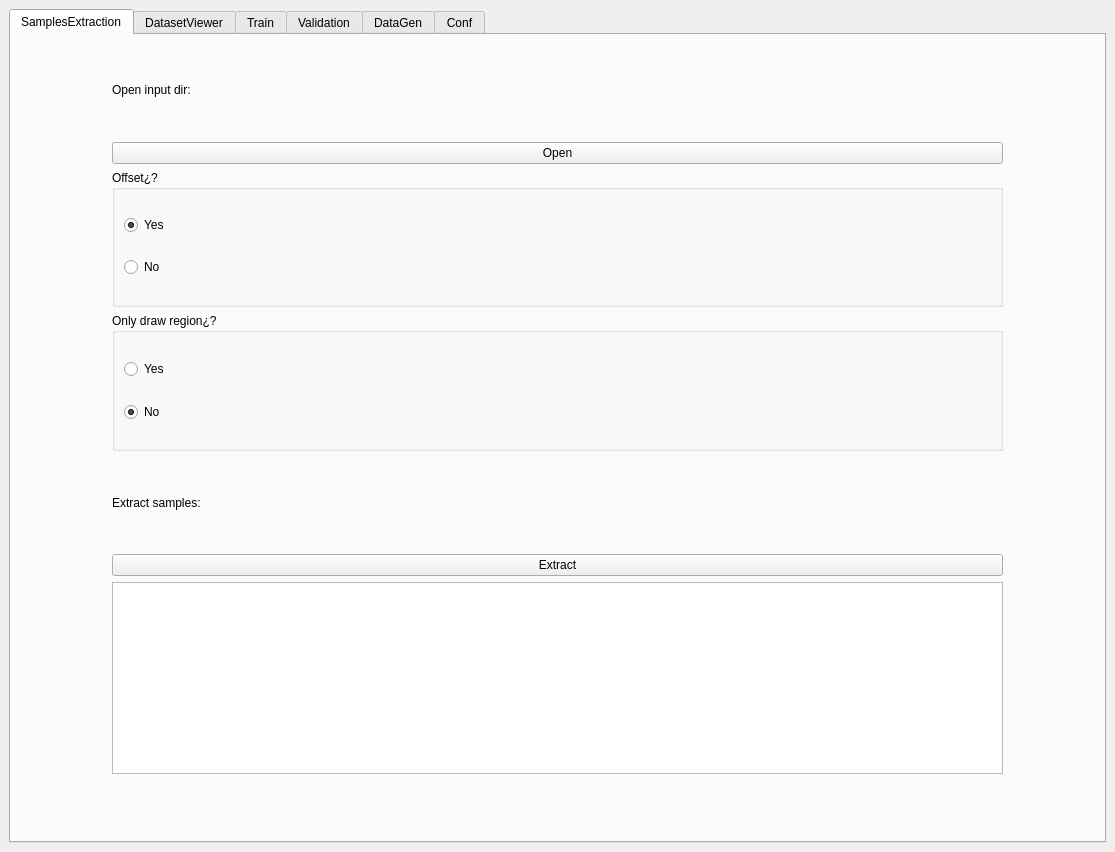
<?xml version="1.0" encoding="UTF-8"?>
<ui version="4.0">
 <class>MainWindow</class>
 <widget class="QMainWindow" name="MainWindow">
  <property name="geometry">
   <rect>
    <x>0</x>
    <y>0</y>
    <width>1115</width>
    <height>852</height>
   </rect>
  </property>
  <property name="windowTitle">
   <string>MainWindow</string>
  </property>
  <widget class="QWidget" name="centralwidget">
   <layout class="QGridLayout" name="gridLayout_2">
    <item row="0" column="0">
     <widget class="QTabWidget" name="tabWidget">
      <property name="currentIndex">
       <number>0</number>
      </property>
      <widget class="QWidget" name="tab_2">
       <property name="cursor">
        <cursorShape>ArrowCursor</cursorShape>
       </property>
       <attribute name="title">
        <string>SamplesExtraction</string>
       </attribute>
       <layout class="QVBoxLayout" name="verticalLayout" stretch="2,2,3,3,2,2,0,1">
        <property name="leftMargin">
         <number>101</number>
        </property>
        <property name="rightMargin">
         <number>101</number>
        </property>
        <property name="bottomMargin">
         <number>21</number>
        </property>
        <item>
         <widget class="QLabel" name="label_4">
          <property name="text">
           <string>Open input dir:</string>
          </property>
         </widget>
        </item>
        <item>
         <widget class="QPushButton" name="pushButton_openInput">
          <property name="text">
           <string>Open</string>
          </property>
         </widget>
        </item>
        <item>
         <widget class="QGroupBox" name="groupBox">
          <property name="title">
           <string>Offset¿?</string>
          </property>
          <layout class="QVBoxLayout" name="verticalLayout_4">
           <item>
            <widget class="QRadioButton" name="radioButto_offTrue">
             <property name="text">
              <string>Yes</string>
             </property>
             <property name="checked">
              <bool>true</bool>
             </property>
             <property name="autoExclusive">
              <bool>true</bool>
             </property>
            </widget>
           </item>
           <item>
            <widget class="QRadioButton" name="radioButton_offFalse">
             <property name="text">
              <string>No</string>
             </property>
             <property name="autoExclusive">
              <bool>true</bool>
             </property>
            </widget>
           </item>
          </layout>
         </widget>
        </item>
        <item>
         <widget class="QGroupBox" name="groupBox_2">
          <property name="title">
           <string>Only draw region¿?</string>
          </property>
          <layout class="QVBoxLayout" name="verticalLayout_5">
           <item>
            <widget class="QRadioButton" name="radioButton_drawTrue">
             <property name="text">
              <string>Yes</string>
             </property>
             <property name="autoExclusive">
              <bool>true</bool>
             </property>
            </widget>
           </item>
           <item>
            <widget class="QRadioButton" name="radioButton_drawFalse">
             <property name="text">
              <string>No</string>
             </property>
             <property name="checked">
              <bool>true</bool>
             </property>
             <property name="autoExclusive">
              <bool>true</bool>
             </property>
            </widget>
           </item>
          </layout>
         </widget>
        </item>
        <item>
         <widget class="QLabel" name="label_5">
          <property name="text">
           <string>Extract samples:</string>
          </property>
         </widget>
        </item>
        <item>
         <widget class="QPushButton" name="pushButton_extractSamples">
          <property name="text">
           <string>Extract</string>
          </property>
         </widget>
        </item>
        <item>
         <widget class="QPlainTextEdit" name="plainTextEdit_samplesExtraction"/>
        </item>
        <item>
         <spacer name="verticalSpacer_8">
          <property name="orientation">
           <enum>Qt::Vertical</enum>
          </property>
          <property name="sizeHint" stdset="0">
           <size>
            <width>20</width>
            <height>40</height>
           </size>
          </property>
         </spacer>
        </item>
       </layout>
      </widget>
      <widget class="QWidget" name="tab_3">
       <attribute name="title">
        <string>DatasetViewer</string>
       </attribute>
       <layout class="QVBoxLayout" name="verticalLayout_3" stretch="1,3,1,2,3">
        <property name="spacing">
         <number>6</number>
        </property>
        <property name="leftMargin">
         <number>101</number>
        </property>
        <property name="rightMargin">
         <number>101</number>
        </property>
        <property name="bottomMargin">
         <number>21</number>
        </property>
        <item>
         <widget class="QLabel" name="label_2">
          <property name="text">
           <string>Clases:</string>
          </property>
         </widget>
        </item>
        <item>
         <widget class="QTableWidget" name="table_Clases">
          <column>
           <property name="text">
            <string>Clases</string>
           </property>
          </column>
          <column>
           <property name="text">
            <string>Nº Imagenes</string>
           </property>
          </column>
         </widget>
        </item>
        <item>
         <widget class="QLabel" name="label_6">
          <property name="text">
           <string>Open dataset dir:</string>
          </property>
         </widget>
        </item>
        <item>
         <widget class="QPushButton" name="pushButton_openDataset">
          <property name="text">
           <string>Open</string>
          </property>
         </widget>
        </item>
        <item>
         <spacer name="verticalSpacer_7">
          <property name="orientation">
           <enum>Qt::Vertical</enum>
          </property>
          <property name="sizeHint" stdset="0">
           <size>
            <width>20</width>
            <height>40</height>
           </size>
          </property>
         </spacer>
        </item>
       </layout>
      </widget>
      <widget class="QWidget" name="tab_4">
       <attribute name="title">
        <string>Train</string>
       </attribute>
       <layout class="QVBoxLayout" name="verticalLayout_6" stretch="7,3,1,0">
        <item>
         <widget class="QGroupBox" name="groupBox_3">
          <property name="title">
           <string>Opciones de entrenamiento</string>
          </property>
          <layout class="QVBoxLayout" name="verticalLayout_7">
           <item>
            <layout class="QHBoxLayout" name="horizontalLayout_2" stretch="1,10">
             <property name="rightMargin">
              <number>900</number>
             </property>
             <item>
              <widget class="QLabel" name="label_10">
               <property name="text">
                <string>Epochs</string>
               </property>
              </widget>
             </item>
             <item>
              <widget class="QSpinBox" name="spinBox_epochs">
               <property name="minimum">
                <number>1</number>
               </property>
               <property name="maximum">
                <number>999</number>
               </property>
               <property name="value">
                <number>150</number>
               </property>
              </widget>
             </item>
            </layout>
           </item>
           <item>
            <layout class="QHBoxLayout" name="horizontalLayout_3">
             <property name="rightMargin">
              <number>900</number>
             </property>
             <item>
              <widget class="QLabel" name="label_11">
               <property name="text">
                <string>Batch Size</string>
               </property>
              </widget>
             </item>
             <item>
              <widget class="QSpinBox" name="spinBox_bs">
               <property name="minimum">
                <number>1</number>
               </property>
               <property name="maximum">
                <number>128</number>
               </property>
               <property name="value">
                <number>2</number>
               </property>
              </widget>
             </item>
            </layout>
           </item>
           <item>
            <widget class="QGroupBox" name="groupBox_4">
             <property name="title">
              <string/>
             </property>
             <layout class="QHBoxLayout" name="horizontalLayout_4">
              <item>
               <widget class="QLabel" name="label_12">
                <property name="text">
                 <string>Augmentator</string>
                </property>
               </widget>
              </item>
              <item>
               <widget class="QRadioButton" name="radioButton_aumTrue">
                <property name="text">
                 <string>True</string>
                </property>
                <property name="checked">
                 <bool>true</bool>
                </property>
                <property name="autoExclusive">
                 <bool>true</bool>
                </property>
               </widget>
              </item>
              <item>
               <widget class="QRadioButton" name="radioButton_aumFalse">
                <property name="text">
                 <string>False</string>
                </property>
                <property name="autoExclusive">
                 <bool>true</bool>
                </property>
               </widget>
              </item>
             </layout>
            </widget>
           </item>
           <item>
            <widget class="QGroupBox" name="groupBox_5">
             <property name="title">
              <string/>
             </property>
             <layout class="QHBoxLayout" name="horizontalLayout_6">
              <item>
               <widget class="QLabel" name="label_13">
                <property name="text">
                 <string>Clasificaciones</string>
                </property>
               </widget>
              </item>
              <item>
               <widget class="QRadioButton" name="radioButton_clasiTrue">
                <property name="text">
                 <string>True</string>
                </property>
                <property name="autoExclusive">
                 <bool>true</bool>
                </property>
               </widget>
              </item>
              <item>
               <widget class="QRadioButton" name="radioButton_clasiFalse">
                <property name="text">
                 <string>False</string>
                </property>
                <property name="checked">
                 <bool>true</bool>
                </property>
                <property name="autoExclusive">
                 <bool>true</bool>
                </property>
               </widget>
              </item>
             </layout>
            </widget>
           </item>
          </layout>
         </widget>
        </item>
        <item>
         <widget class="QPushButton" name="pushButton_trainStart">
          <property name="text">
           <string>Empezar entrenamiento</string>
          </property>
         </widget>
        </item>
        <item>
         <widget class="QLabel" name="label_14">
          <property name="autoFillBackground">
           <bool>false</bool>
          </property>
          <property name="text">
           <string>La aplicacion no podra utilizarse mientras se entrena!</string>
          </property>
         </widget>
        </item>
        <item>
         <widget class="QPlainTextEdit" name="plainTextEdit_trainOutput"/>
        </item>
       </layout>
      </widget>
      <widget class="QWidget" name="tab_5">
       <attribute name="title">
        <string>Validation</string>
       </attribute>
       <layout class="QVBoxLayout" name="verticalLayout_8">
        <item>
         <widget class="QLabel" name="label_16">
          <property name="text">
           <string>Open validation images dir</string>
          </property>
         </widget>
        </item>
        <item>
         <widget class="QPushButton" name="pushButton_openValDir">
          <property name="text">
           <string>Open</string>
          </property>
         </widget>
        </item>
        <item>
         <widget class="QGroupBox" name="groupBox_6">
          <property name="title">
           <string>Offset¿?</string>
          </property>
          <layout class="QHBoxLayout" name="horizontalLayout_5">
           <item>
            <widget class="QRadioButton" name="radioButton">
             <property name="text">
              <string>True</string>
             </property>
             <property name="checked">
              <bool>true</bool>
             </property>
             <property name="autoExclusive">
              <bool>true</bool>
             </property>
            </widget>
           </item>
           <item>
            <widget class="QRadioButton" name="radioButton_2">
             <property name="text">
              <string>False</string>
             </property>
             <property name="autoExclusive">
              <bool>true</bool>
             </property>
            </widget>
           </item>
          </layout>
         </widget>
        </item>
        <item>
         <widget class="QLabel" name="label_18">
          <property name="text">
           <string>Validar:</string>
          </property>
         </widget>
        </item>
        <item>
         <widget class="QPushButton" name="pushButton_validation">
          <property name="text">
           <string>Validar</string>
          </property>
         </widget>
        </item>
        <item>
         <widget class="QPlainTextEdit" name="plainTextEdit_valOutput"/>
        </item>
        <item>
         <widget class="QLabel" name="label_17">
          <property name="text">
           <string>Clasificaciones:</string>
          </property>
         </widget>
        </item>
        <item>
         <widget class="QTableWidget" name="tableWidget_validation">
          <attribute name="horizontalHeaderDefaultSectionSize">
           <number>190</number>
          </attribute>
          <column>
           <property name="text">
            <string>Clases detectadas</string>
           </property>
          </column>
          <column>
           <property name="text">
            <string>Nº Imagenes</string>
           </property>
          </column>
         </widget>
        </item>
       </layout>
      </widget>
      <widget class="QWidget" name="tab_8">
       <attribute name="title">
        <string>DataGen</string>
       </attribute>
       <layout class="QGridLayout" name="gridLayout_4">
        <item row="0" column="0">
         <layout class="QVBoxLayout" name="verticalLayout_12" stretch="2,2,1,2,2,2,1,2,2,2">
          <item>
           <widget class="QLabel" name="label_57">
            <property name="text">
             <string>InputDir</string>
            </property>
           </widget>
          </item>
          <item>
           <widget class="QPushButton" name="pushButton">
            <property name="text">
             <string>Change</string>
            </property>
           </widget>
          </item>
          <item>
           <widget class="QLabel" name="label_48">
            <property name="text">
             <string>Actual Dir:</string>
            </property>
           </widget>
          </item>
          <item>
           <widget class="QPushButton" name="pushButton_3">
            <property name="text">
             <string>Open Input Dir</string>
            </property>
           </widget>
          </item>
          <item>
           <widget class="QLabel" name="label_58">
            <property name="text">
             <string>OutputDir</string>
            </property>
           </widget>
          </item>
          <item>
           <widget class="QPushButton" name="pushButton_2">
            <property name="text">
             <string>Change</string>
            </property>
           </widget>
          </item>
          <item>
           <widget class="QLabel" name="label_60">
            <property name="text">
             <string>Actual Dir:</string>
            </property>
           </widget>
          </item>
          <item>
           <widget class="QPushButton" name="pushButton_4">
            <property name="text">
             <string>Open OutputDir</string>
            </property>
           </widget>
          </item>
          <item>
           <spacer name="verticalSpacer_11">
            <property name="orientation">
             <enum>Qt::Vertical</enum>
            </property>
            <property name="sizeHint" stdset="0">
             <size>
              <width>20</width>
              <height>40</height>
             </size>
            </property>
           </spacer>
          </item>
          <item>
           <widget class="QPushButton" name="pushButton_5">
            <property name="text">
             <string>PushButton</string>
            </property>
           </widget>
          </item>
         </layout>
        </item>
       </layout>
      </widget>
      <widget class="QWidget" name="tab">
       <attribute name="title">
        <string>Conf</string>
       </attribute>
       <layout class="QGridLayout" name="gridLayout">
        <item row="0" column="0">
         <layout class="QHBoxLayout" name="horizontalLayout">
          <item>
           <layout class="QVBoxLayout" name="verticalLayout_2">
            <item>
             <widget class="QLabel" name="label_7">
              <property name="styleSheet">
               <string notr="true">font: 18pt &quot;Ubuntu&quot;;</string>
              </property>
              <property name="text">
               <string>Nombre:</string>
              </property>
             </widget>
            </item>
            <item>
             <widget class="QLineEdit" name="lineEdit_netName"/>
            </item>
            <item>
             <widget class="QLabel" name="label">
              <property name="styleSheet">
               <string notr="true">font: 18pt &quot;Ubuntu&quot;;</string>
              </property>
              <property name="text">
               <string>Rutas:</string>
              </property>
             </widget>
            </item>
            <item>
             <widget class="QLabel" name="label_8">
              <property name="styleSheet">
               <string notr="true">font: 13pt &quot;Ubuntu&quot;;</string>
              </property>
              <property name="text">
               <string>Model:</string>
              </property>
             </widget>
            </item>
            <item>
             <widget class="QPushButton" name="pushButton_modelPath">
              <property name="text">
               <string>Select Dir</string>
              </property>
             </widget>
            </item>
            <item>
             <widget class="QLabel" name="label_9">
              <property name="text">
               <string>Actual dir:</string>
              </property>
             </widget>
            </item>
            <item>
             <widget class="QLabel" name="label_3">
              <property name="styleSheet">
               <string notr="true">font: 13pt &quot;Ubuntu&quot;;</string>
              </property>
              <property name="text">
               <string>Patterns:</string>
              </property>
             </widget>
            </item>
            <item>
             <widget class="QPushButton" name="pushButton_pat">
              <property name="text">
               <string>Select Dir</string>
              </property>
             </widget>
            </item>
            <item>
             <widget class="QLabel" name="label_Pat">
              <property name="text">
               <string>Actual dir:</string>
              </property>
             </widget>
            </item>
            <item>
             <spacer name="verticalSpacer_6">
              <property name="orientation">
               <enum>Qt::Vertical</enum>
              </property>
              <property name="sizeHint" stdset="0">
               <size>
                <width>20</width>
                <height>40</height>
               </size>
              </property>
             </spacer>
            </item>
            <item>
             <widget class="QLabel" name="label_Ref">
              <property name="styleSheet">
               <string notr="true">font: 13pt &quot;Ubuntu&quot;;</string>
              </property>
              <property name="text">
               <string>Reference:</string>
              </property>
             </widget>
            </item>
            <item>
             <widget class="QPushButton" name="pushButton_ref">
              <property name="text">
               <string>Select Dir</string>
              </property>
             </widget>
            </item>
            <item>
             <widget class="QLabel" name="label_RefDir">
              <property name="text">
               <string>Actual dir:</string>
              </property>
             </widget>
            </item>
            <item>
             <spacer name="verticalSpacer_5">
              <property name="orientation">
               <enum>Qt::Vertical</enum>
              </property>
              <property name="sizeHint" stdset="0">
               <size>
                <width>20</width>
                <height>40</height>
               </size>
              </property>
             </spacer>
            </item>
            <item>
             <widget class="QLabel" name="label_Roi">
              <property name="styleSheet">
               <string notr="true">font: 13pt &quot;Ubuntu&quot;;</string>
              </property>
              <property name="text">
               <string>Rois</string>
              </property>
             </widget>
            </item>
            <item>
             <widget class="QPushButton" name="pushButton_rois">
              <property name="text">
               <string>Select Dir</string>
              </property>
             </widget>
            </item>
            <item>
             <widget class="QLabel" name="label_RoiDir">
              <property name="text">
               <string>Actual dir:</string>
              </property>
             </widget>
            </item>
            <item>
             <spacer name="verticalSpacer_4">
              <property name="orientation">
               <enum>Qt::Vertical</enum>
              </property>
              <property name="sizeHint" stdset="0">
               <size>
                <width>20</width>
                <height>40</height>
               </size>
              </property>
             </spacer>
            </item>
            <item>
             <widget class="QLabel" name="label_Input">
              <property name="styleSheet">
               <string notr="true">font: 13pt &quot;Ubuntu&quot;;</string>
              </property>
              <property name="text">
               <string>Input Dir:</string>
              </property>
             </widget>
            </item>
            <item>
             <widget class="QPushButton" name="pushButton_input">
              <property name="text">
               <string>Select Dir</string>
              </property>
             </widget>
            </item>
            <item>
             <widget class="QLabel" name="label_inputDir">
              <property name="text">
               <string>Actual dir:</string>
              </property>
             </widget>
            </item>
            <item>
             <spacer name="verticalSpacer_3">
              <property name="orientation">
               <enum>Qt::Vertical</enum>
              </property>
              <property name="sizeHint" stdset="0">
               <size>
                <width>20</width>
                <height>40</height>
               </size>
              </property>
             </spacer>
            </item>
            <item>
             <widget class="QLabel" name="label_output">
              <property name="styleSheet">
               <string notr="true">font: 13pt &quot;Ubuntu&quot;;</string>
              </property>
              <property name="text">
               <string>Output Dir:</string>
              </property>
             </widget>
            </item>
            <item>
             <widget class="QPushButton" name="pushButton_output">
              <property name="text">
               <string>Select Dir</string>
              </property>
             </widget>
            </item>
            <item>
             <widget class="QLabel" name="label_outputDir">
              <property name="text">
               <string>Actual dir:</string>
              </property>
             </widget>
            </item>
            <item>
             <spacer name="verticalSpacer_2">
              <property name="orientation">
               <enum>Qt::Vertical</enum>
              </property>
              <property name="sizeHint" stdset="0">
               <size>
                <width>20</width>
                <height>40</height>
               </size>
              </property>
             </spacer>
            </item>
            <item>
             <widget class="QLabel" name="label_val">
              <property name="styleSheet">
               <string notr="true">font: 13pt &quot;Ubuntu&quot;;</string>
              </property>
              <property name="text">
               <string>Validation Dir:</string>
              </property>
             </widget>
            </item>
            <item>
             <widget class="QPushButton" name="pushButton_val">
              <property name="text">
               <string>Select Dir</string>
              </property>
             </widget>
            </item>
            <item>
             <widget class="QLabel" name="label_ValDir">
              <property name="text">
               <string>Actual dir:</string>
              </property>
             </widget>
            </item>
            <item>
             <spacer name="verticalSpacer">
              <property name="orientation">
               <enum>Qt::Vertical</enum>
              </property>
              <property name="sizeHint" stdset="0">
               <size>
                <width>20</width>
                <height>40</height>
               </size>
              </property>
             </spacer>
            </item>
            <item>
             <widget class="QLabel" name="label_15">
              <property name="styleSheet">
               <string notr="true">font: 14pt &quot;Ubuntu&quot;;</string>
              </property>
              <property name="text">
               <string>Name Divider:</string>
              </property>
             </widget>
            </item>
            <item>
             <widget class="QLineEdit" name="lineEdit_Divider"/>
            </item>
            <item>
             <widget class="QPushButton" name="pushButton_modifiConf">
              <property name="text">
               <string>Save changes</string>
              </property>
             </widget>
            </item>
           </layout>
          </item>
         </layout>
        </item>
       </layout>
      </widget>
     </widget>
    </item>
   </layout>
  </widget>
 </widget>
 <resources/>
 <connections/>
</ui>
